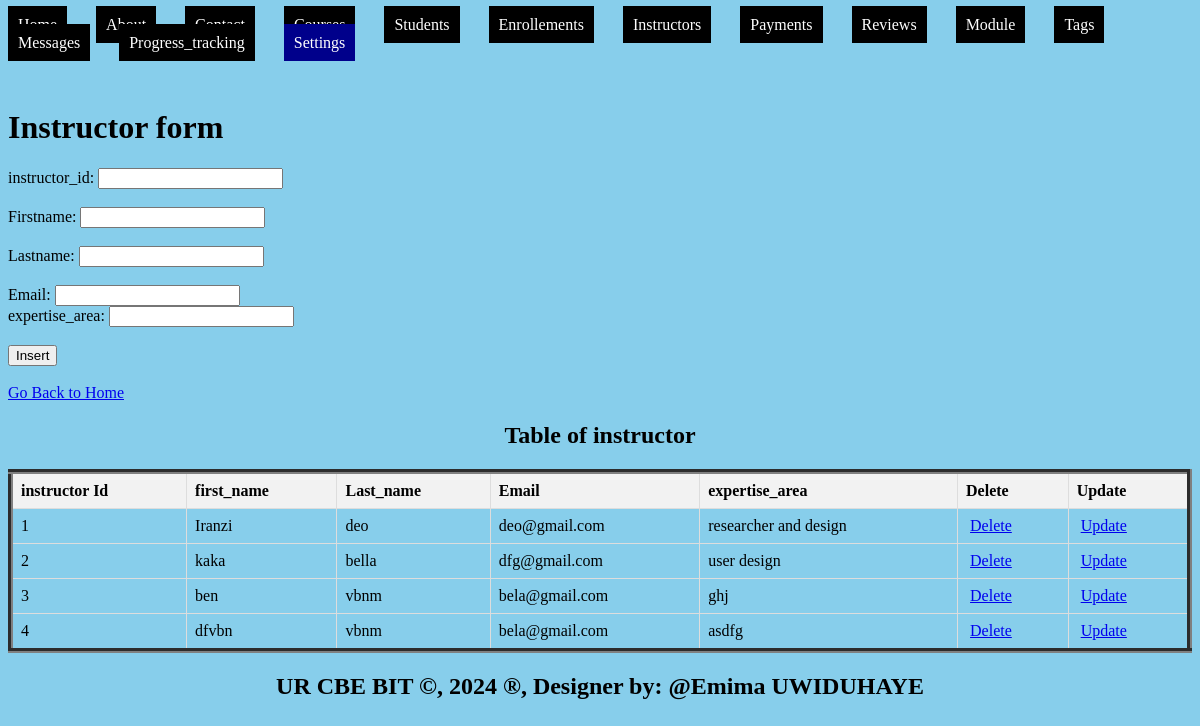
Page /WEB_EXAM/instructors.php on the committed database.
### tables this page shows
CREATE TABLE `instructors` (
  `instructor_id` int(11) NOT NULL,
  `first_name` varchar(50) DEFAULT NULL,
  `last_name` varchar(50) DEFAULT NULL,
  `email` varchar(100) DEFAULT NULL,
  `expertise_area` varchar(100) DEFAULT NULL
);

### WEB_EXAM/instructors.php (the view, shortened to what this page needs)
<!DOCTYPE html>
<html>
<head>
</head>
<body bgcolor="skyblue">
   <ul style="list-style-type: none; padding: 0;">
    <body bgcolor="skyblue">
   <ul style="list-style-type: none; padding: 0;">
    <li style="display: inline; margin-right: 10px;"><a href="./home.html" style="padding: 10px; color: white; background-color:  black; text-decoration: none; margin-right: 15px;">Home</a></li>
    <li style="display: inline; margin-right: 10px;"><a href="./about.html" style="padding: 10px; color: white; background-color:   black; text-decoration: none; margin-right: 15px;">About</a></li>
    <li style="display: inline; margin-right: 10px;"><a href="./contact.html" style="padding: 10px; color: white; background-color: black; text-decoration: none; margin-right: 15px;">Contact</a></li>
    <li style="display: inline; margin-right: 10px;"><a href="./Courses.php" style="padding: 10px; color: white; background-color:   black; text-decoration: none; margin-right: 15px;">Courses</a></li>
    <li style="display: inline; margin-right: 10px;"><a href="./Students.php" style="padding: 10px; color: white; background-color: black;text-decoration: none; margin-right: 15px;">Students</a></li>
    <li style="display: inline; margin-right: 10px;"><a href="./Enrollements.php" style="padding: 10px; color: white; background-color:  black; text-decoration: none; margin-right: 15px;">Enrollements</a></li>
    <li style="display: inline; margin-right: 10px;"><a href="./Instructors.php" style="padding: 10px; color: white; background-color:   black; text-decoration: none; margin-right: 15px;">Instructors</a></li>
    <li style="display: inline; margin-right: 10px;"><a href="./Payments.php" style="padding: 10px; color: white; background-color:  black;text-decoration: none; margin-right: 15px;">Payments</a></li>
    <li style="display: inline; margin-right: 10px;"><a href="./Reviews.php" style="padding: 10px; color: white; background-color:   black; text-decoration: none; margin-right: 15px;">Reviews</a></li>
    <li style="display: inline; margin-right: 10px;"><a href="./Modules.php" style="padding: 10px; color: white; background-color: black;text-decoration: none; margin-right: 15px;">Module</a></li>
    <li style="display: inline; margin-right: 10px;"><a href="./Tags.php" style="padding: 10px; color: white; background-color:   black; text-decoration: none; margin-right: 15px;">Tags</a></li>
     <li style="display: inline; margin-right: 10px;"><a href="./Messages.php" style="padding: 10px; color: white; background-color:  black; text-decoration: none; margin-right: 15px;">Messages</a></li>
    <li style="display: inline; margin-right: 10px;"><a href="./Progress_tracking.php" style="padding: 10px; color: white; background-color:  black; text-decoration: none; margin-right: 15px;">Progress_tracking</a></li>
    <li class="dropdown" style="display: inline; margin-right: 10px;">
      <a href="#" style="padding: 10px; color: white; background-color: darkblue; text-decoration: none; margin-right: 15px;">Settings</a>
    </li>
  </ul>
  <br><br>
  <h1>Instructor form</h1>
<form method="post" onsubmit="return confirmInsert();">
<label for="instructor_id">instructor_id:</label>
<input type="number" id="instructor_id" name="instructor_id" required><br><br>
<label for="first_name">Firstname:</label>
<input type="text" id="first_name" name="first_name" required><br><br>
<label for="last_name">Lastname:</label>
<input type="text" id="last_name" name="last_name" required><br><br>
<label for="Email">Email:</label>
<input type="email" id="Email" name="email" required><br>
<label for="expertise_area">expertise_area:</label>
<input type="expertise_area" id="expertise_area" name="expertise_area" required><br><br>
<input type="submit" name="add" value="Insert"><br><br>
<a href="./home.html">Go Back to Home</a>
</form>
<!DOCTYPE html>
<html>
<head>
</head>
<body>
    <center><h2>Table of instructor</h2></center>
    <table border="5">
        <tr>
            <th>instructor Id</th>
            <th>first_name</th>
            <th>Last_name</th>
            <th>Email</th>
            <th>expertise_area</th>
            <th>Delete</th>
            <th>Update</th>
        </tr>
        <?php
include('connection.php');
$sql = "SELECT * FROM instructors";
$result = $connection->query($sql);
if ($result->num_rows > 0) {
    while ($row = $result->fetch_assoc()) {
        $instructor_id= $row['instructor_id'];
        echo "<tr>
            <td>" . $row['instructor_id']."</td>
            <td>" . $row['first_name']."</td>
            <td>" . $row['last_name']."</td>
            <td>" . $row['email']."</td>
            <td>" . $row['expertise_area']."</td>
            <td><a style='padding:4px' href='delete_instructors.php?instructor_id=$instructor_id'>Delete</a></td>
            <td><a style='padding:4px' href='update_instructors.php?instructor_id=$instructor_id'>Update</a></td>
        </tr>";
    }
} else {
    echo "<tr><td colspan='5'>No data found</td></tr>";
}
?>
    </table>
</body>
<footer>
  <center>
    <b><h2>UR CBE BIT &copy, 2024 &reg, Designer by: @Emima UWIDUHAYE</h2></b>
  </center>
</footer>
</body>
</html>

### WEB_EXAM/instructors.php (style rules this page uses)
.dropdown { position: relative; display: inline; margin-right: 10px; }
table { width: 100%; border-collapse: collapse; }
th, td { border: 1px solid #ddd; padding: 8px; text-align: left; }
th { background-color: #f2f2f2; }

### rows in the picture
instructors: instructor_id "1", first_name "Iranzi", last_name "deo", email "deo@gmail.com", expertise_area "researcher and design"
instructors: instructor_id "2", first_name "kaka", last_name "bella", email "dfg@gmail.com", expertise_area "user design"
instructors: instructor_id "3", first_name "ben", last_name "vbnm", email "bela@gmail.com", expertise_area "ghj"
instructors: instructor_id "4", first_name "dfvbn", last_name "vbnm", email "bela@gmail.com", expertise_area "asdfg"
